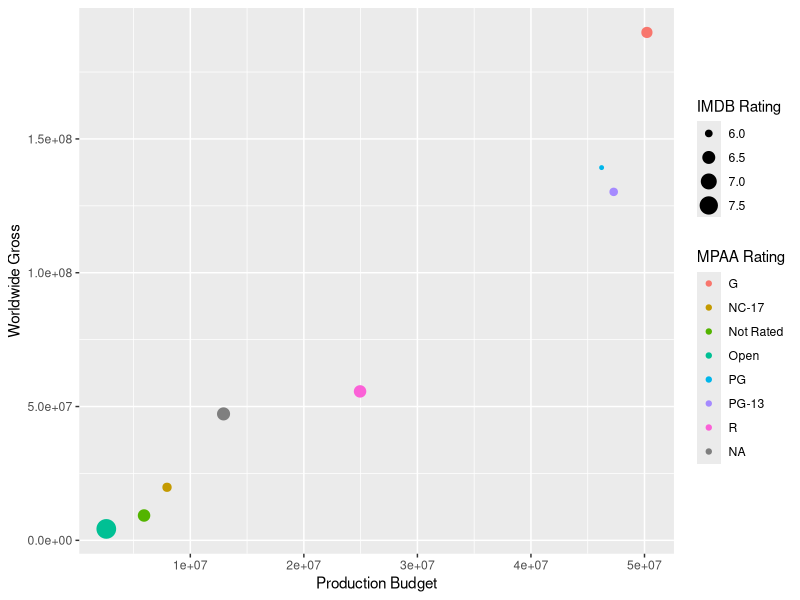

The R source for this figure:
library(tidyverse)

df <- read_csv("data/movies.csv") |>
  group_by(`MPAA Rating`) |>
  summarize_all(~ mean(.x, na.rm = TRUE))

ggplot(df) +
  geom_point(aes(
    x = `Production Budget`, y = `Worldwide Gross`,
    color = `MPAA Rating`, size = `IMDB Rating`
  ))
